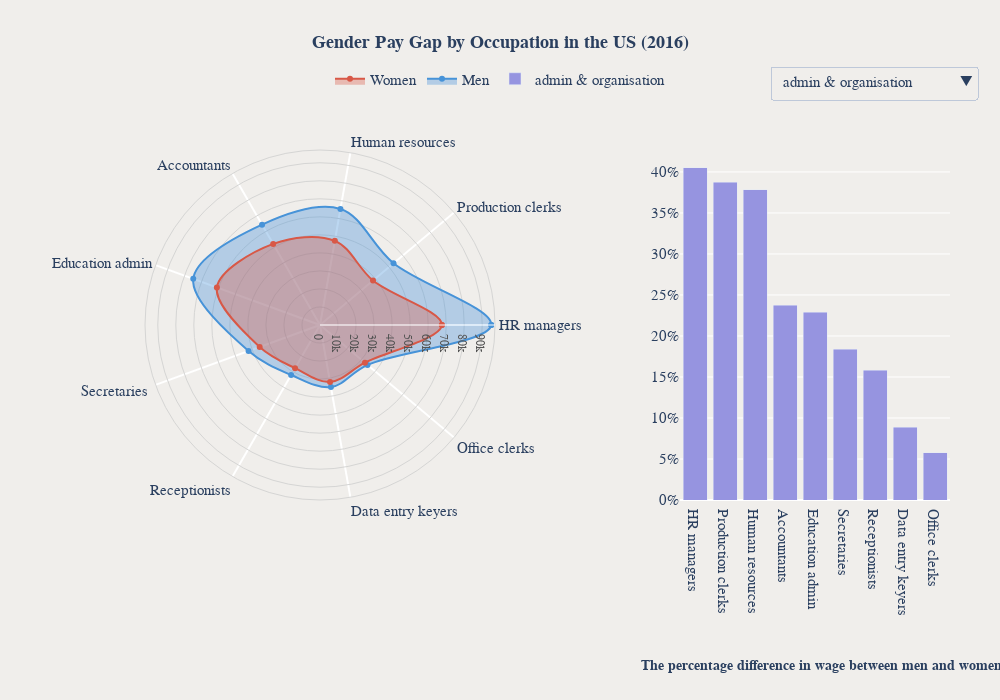

Notebook cell for this chart:
### Code cell
import pandas as pd
import plotly.graph_objs as go
from plotly.subplots import make_subplots

label = None
k=0

data = pd.read_excel("../../data/cleaned/Gender_Pay_Gap.xlsx", sheet_name="US short version")

Category = data['Category'].unique()[:8]

data_sub = data[~(data['Occupation'].str.lower() == data['Category'].str.lower())]
data_sub = data_sub.drop(data_sub.index[-1])

def Figure(label, k):
    fig = make_subplots(rows=1, cols=2, specs=[[{'type': 'polar'}, {'type': 'bar'}]],
                        column_widths=[0.2, 0.1])

    buttons = []
    for i in range(len(Category)):
        visible_indicator = False
        if i == k:
            visible_indicator = True

        occupation = data_sub[data_sub['Category'] == Category[i]]['Occupation'].values
        pay_gap_percent = data_sub[data_sub['Category'] == Category[i]]['Pay gap as a percentage'].values
        avg_salary_women = data_sub[data_sub['Category'] == Category[i]]['Women average annual salary ($)'].values
        avg_salary_men = data_sub[data_sub['Category'] == Category[i]]['Men average annual salary ($)'].values
        fig.add_trace(
            go.Bar(
                x=occupation, y=pay_gap_percent, name=Category[i], visible=visible_indicator, base='stack',marker=dict(color='#9694e0') 
            ),
            row=1, col=2
        )
        fig.add_trace(
            go.Scatterpolar(
                r=avg_salary_men.tolist()+[avg_salary_men.tolist()[0]], theta=occupation.tolist()+[occupation.tolist()[0]], visible=visible_indicator, fill='toself', fillcolor='rgba(70, 145, 216, 0.36)', line=dict(color='#4793d8', shape='spline'), name='Men'
            ),
            row=1, col=1
        )
        fig.add_trace(
            go.Scatterpolar(
                r=avg_salary_women.tolist()+[avg_salary_women.tolist()[0]], theta=occupation.tolist()+[occupation.tolist()[0]], visible=visible_indicator, fill='toself', fillcolor='rgba(217, 91, 74, 0.36)', line=dict(color='#d85847', shape='spline'), name='Women'
            ),
            row=1, col=1
        )
        
        if (label in occupation.tolist()) and (i==k):
            fig.add_trace(
                go.Scatterpolar(
                    r=[avg_salary_men[occupation.tolist().index(label)]], theta=[label], visible=visible_indicator, fill='toself', fillcolor='rgba(70, 145, 216, 0.36)', 
                    name='Men', marker=dict(size=30, color='rgba(70, 145, 216, 0.16)'), line=dict(color='#4793d8', width=10, shape='spline'), showlegend=False
                ),
                row=1, col=1
            )
            fig.add_trace(
                go.Scatterpolar(
                    r=[avg_salary_women[occupation.tolist().index(label)]], theta=[label], visible=visible_indicator, fill='toself', fillcolor='rgba(70, 145, 216, 0.36)', 
                    name='Women', marker=dict(size=30, color='rgba(217, 91, 74, 0.16)'), line=dict(color='#4793d8', width=10, shape='spline'), showlegend=False
                ),
                row=1, col=1
            )
            fig.add_trace(
                go.Bar(
                    x=[label], y=[pay_gap_percent[occupation.tolist().index(label)]], name=Category[i], visible=visible_indicator, base='stack', marker=dict(color='rgba(250, 0, 0, 0.3)'), showlegend=False
                ),
                row=1, col=2
            )
        else:
            fig.add_trace(
                go.Scatterpolar(
                    r=[np.nan], theta=[np.nan], visible=visible_indicator, fill='toself', fillcolor='rgba(70, 145, 216, 0.36)', 
                    name='Men', marker=dict(size=30, color='rgba(70, 145, 216, 0.16)'), line=dict(color='#4793d8', width=10, shape='spline'), showlegend=False
                ),
                row=1, col=1
            )
            fig.add_trace(
                go.Scatterpolar(
                    r=[np.nan], theta=[np.nan], visible=visible_indicator, fill='toself', fillcolor='rgba(70, 145, 216, 0.36)', 
                    name='Women', marker=dict(size=30, color='rgba(217, 91, 74, 0.16)'), line=dict(color='#4793d8', width=10, shape='spline'), showlegend=False
                ),
                row=1, col=1
            )
            fig.add_trace(
                go.Bar(
                    x=[np.nan], y=[np.nan], name=Category[i], visible=visible_indicator, base='stack', marker=dict(color='rgba(250, 0, 0, 0.3)'), showlegend=False
                ),
                row=1, col=2
            )

        buttons_dict = dict()
        buttons_dict['label'] = Category[i]
        buttons_dict['method'] = "update"
        visible = [False] * len(Category) * 6
        # visible[i] = True
        visible[(i + 1) * 6 - 6] = True
        visible[(i + 1) * 6 - 5] = True
        visible[(i + 1) * 6 - 4] = True
        visible[(i + 1) * 6 - 3] = True
        visible[(i + 1) * 6 - 2] = True
        visible[(i + 1) * 6 - 1] = True
        buttons_dict['args'] = [{'visible': visible}]
        buttons.append(buttons_dict)
    
    fig.update_layout(

        yaxis=dict(
        tickformat='.0%'),
        barmode='stack',
        updatemenus=[
            dict(
                direction="down",
                pad={"r": 10, "t": 10},  # PADDING
                x=0.8,  # POSITION
                y=1.27,
                xanchor="left",  # ANCHOR POINT
                yanchor="top",
                buttons=buttons,
                active=k
            )
        ],
        autosize=False,
        paper_bgcolor='#f0eeeb',
        plot_bgcolor='#f0eeeb',
        polar=dict(bgcolor='#f0eeeb',
                   radialaxis=dict(gridcolor='#d5d5d4', ticks='', #range=[0, 130000],
                                   tickfont=dict(color='#545454', size=12)),
                   angularaxis=dict(linecolor='#d5d5d4', gridwidth=2, tickcolor='#ffffff'),
                   ),
                   
        title={
            'text': '<b>' + "Gender Pay Gap by Occupation in the US (2016)" + '</b>',
            'x': 0.5,  # Set x position to center
            'y': 0.95,  # Set y position to top
            'xanchor': 'center',  # Set x anchor to center
            'yanchor': 'top',  # Set y anchor to top
            'font': {'size': 18}  # Set font size and bold property
        },
        annotations=[dict(text='<b>' +"The percentage difference in wage between men and women"+'<b>' , x=1.06, y=-0.5, font_size=14, showarrow=False, xref="paper", yref="paper", align="center")],



        
        font=dict(
            family="Arial",
            size=15,
        ),
        legend=dict(
            orientation="h",
            yanchor="top",
            y=1.25,
            xanchor="center",
            x=0.5
        ),
        margin={"t": 150, "b": 200, 'r': 50, 'l': 50},
        height=700,
        width=1000,
        
        )
    
    return fig

fig = Figure(None, 0)
#fig.write_html('demo.html')
fig.show()

### Figure 1 — Plotly figure (JSON) as saved in the notebook; plotly's stock layout.template omitted (floating-point values rounded to 4 significant figures)
{"data": [{"base": "stack", "marker": {"color": "#9694e0"}, "name": "admin & organisation", "type": "bar", "visible": true, "x": ["HR managers", "Production clerks", "Human resources", "Accountants", "Education admin", "Secretaries ", "Receptionists", "Data entry keyers", "Office clerks"], "xaxis": "x", "y": [0.4054, 0.3875, 0.3783, 0.2372, 0.2289, 0.1839, 0.1579, 0.089, 0.05751], "yaxis": "y"}, {"fill": "toself", "fillcolor": "rgba(70, 145, 216, 0.36)", "line": {"color": "#4793d8", "shape": "spline"}, "name": "Men", "r": [95004, 53248, 65364, 64272, 74828, 42172, 32032, 34996, 34424, 95004], "subplot": "polar", "theta": ["HR managers", "Production clerks", "Human resources", "Accountants", "Education admin", "Secretaries ", "Receptionists", "Data entry keyers", "Office clerks", "HR managers"], "type": "scatterpolar", "visible": true}, {"fill": "toself", "fillcolor": "rgba(217, 91, 74, 0.36)", "line": {"color": "#d85847", "shape": "spline"}, "name": "Women", "r": [67600, 38376, 47424, 51948, 60892, 35620, 27664, 32136, 32552, 67600], "subplot": "polar", "theta": ["HR managers", "Production clerks", "Human resources", "Accountants", "Education admin", "Secretaries ", "Receptionists", "Data entry keyers", "Office clerks", "HR managers"], "type": "scatterpolar", "visible": true}, {"fill": "toself", "fillcolor": "rgba(70, 145, 216, 0.36)", "line": {"color": "#4793d8", "shape": "spline", "width": 10}, "marker": {"color": "rgba(70, 145, 216, 0.16)", "size": 30}, "name": "Men", "r": [null], "showlegend": false, "subplot": "polar", "theta": [null], "type": "scatterpolar", "visible": true}, {"fill": "toself", "fillcolor": "rgba(70, 145, 216, 0.36)", "line": {"color": "#4793d8", "shape": "spline", "width": 10}, "marker": {"color": "rgba(217, 91, 74, 0.16)", "size": 30}, "name": "Women", "r": [null], "showlegend": false, "subplot": "polar", "theta": [null], "type": "scatterpolar", "visible": true}, {"base": "stack", "marker": {"color": "rgba(250, 0, 0, 0.3)"}, "name": "admin & organisation", "showlegend": false, "type": "bar", "visible": true, "x": [null], "xaxis": "x", "y": [null], "yaxis": "y"}, {"base": "stack", "marker": {"color": "#9694e0"}, "name": "care & education", "type": "bar", "visible": false, "x": ["Doctors & surgeons", "Teacher assistants", "Social services", "Healthcare support", "Nursing", "Physical therapists", "Secondary school ", "Emergency medical", "Special education ", "Social workers"], "xaxis": "x", "y": [0.6067, 0.1741, 0.1677, 0.1382, 0.133, 0.1308, 0.126, 0.1157, 0.0922, 0.06317], "yaxis": "y"}, {"fill": "toself", "fillcolor": "rgba(70, 145, 216, 0.36)", "line": {"color": "#4793d8", "shape": "spline"}, "name": "Men", "r": [104104, 30160, 59384, 29120, 27456, 76856, 57616, 41132, 56056, 46384, 104104], "subplot": "polar", "theta": ["Doctors & surgeons", "Teacher assistants", "Social services", "Healthcare support", "Nursing", "Physical therapists", "Secondary school ", "Emergency medical", "Special education ", "Social workers", "Doctors & surgeons"], "type": "scatterpolar", "visible": false}, {"fill": "toself", "fillcolor": "rgba(217, 91, 74, 0.36)", "line": {"color": "#d85847", "shape": "spline"}, "name": "Women", "r": [64792, 25688, 50856, 25584, 24232, 67964, 51168, 36868, 51324, 43628, 64792], "subplot": "polar", "theta": ["Doctors & surgeons", "Teacher assistants", "Social services", "Healthcare support", "Nursing", "Physical therapists", "Secondary school ", "Emergency medical", "Special education ", "Social workers", "Doctors & surgeons"], "type": "scatterpolar", "visible": false}, {"fill": "toself", "fillcolor": "rgba(70, 145, 216, 0.36)", "line": {"color": "#4793d8", "shape": "spline", "width": 10}, "marker": {"color": "rgba(70, 145, 216, 0.16)", "size": 30}, "name": "Men", "r": [null], "showlegend": false, "subplot": "polar", "theta": [null], "type": "scatterpolar", "visible": false}, {"fill": "toself", "fillcolor": "rgba(70, 145, 216, 0.36)", "line": {"color": "#4793d8", "shape": "spline", "width": 10}, "marker": {"color": "rgba(217, 91, 74, 0.16)", "size": 30}, "name": "Women", "r": [null], "showlegend": false, "subplot": "polar", "theta": [null], "type": "scatterpolar", "visible": false}, {"base": "stack", "marker": {"color": "rgba(250, 0, 0, 0.3)"}, "name": "care & education", "showlegend": false, "type": "bar", "visible": false, "x": [null], "xaxis": "x", "y": [null], "yaxis": "y"}, {"base": "stack", "marker": {"color": "#9694e0"}, "name": "creative & media", "type": "bar", "visible": false, "x": ["Web developers", "Designers", "Arts & media"], "xaxis": "x", "y": [0.2601, 0.2562, 0.177], "yaxis": "y"}, {"fill": "toself", "fillcolor": "rgba(70, 145, 216, 0.36)", "line": {"color": "#4793d8", "shape": "spline"}, "name": "Men", "r": [64740, 53040, 53248, 64740], "subplot": "polar", "theta": ["Web developers", "Designers", "Arts & media", "Web developers"], "type": "scatterpolar", "visible": false}, {"fill": "toself", "fillcolor": "rgba(217, 91, 74, 0.36)", "line": {"color": "#d85847", "shape": "spline"}, "name": "Women", "r": [51376, 42224, 45240, 51376], "subplot": "polar", "theta": ["Web developers", "Designers", "Arts & media", "Web developers"], "type": "scatterpolar", "visible": false}, {"fill": "toself", "fillcolor": "rgba(70, 145, 216, 0.36)", "line": {"color": "#4793d8", "shape": "spline", "width": 10}, "marker": {"color": "rgba(70, 145, 216, 0.16)", "size": 30}, "name": "Men", "r": [null], "showlegend": false, "subplot": "polar", "theta": [null], "type": "scatterpolar", "visible": false}, {"fill": "toself", "fillcolor": "rgba(70, 145, 216, 0.36)", "line": {"color": "#4793d8", "shape": "spline", "width": 10}, "marker": {"color": "rgba(217, 91, 74, 0.16)", "size": 30}, "name": "Women", "r": [null], "showlegend": false, "subplot": "polar", "theta": [null], "type": "scatterpolar", "visible": false}, {"base": "stack", "marker": {"color": "rgba(250, 0, 0, 0.3)"}, "name": "creative & media", "showlegend": false, "type": "bar", "visible": false, "x": [null], "xaxis": "x", "y": [null], "yaxis": "y"}, {"base": "stack", "marker": {"color": "#9694e0"}, "name": "law & justice", "type": "bar", "visible": false, "x": ["Legal occupations", "Protective services", "Police officers", "Lawyers", "Security", "Bailiffs & jailers", "Traffic clerks"], "xaxis": "x", "y": [0.7632, 0.436, 0.4038, 0.2044, 0.1459, 0.09898, 0.04688], "yaxis": "y"}, {"fill": "toself", "fillcolor": "rgba(70, 145, 216, 0.36)", "line": {"color": "#4793d8", "shape": "spline"}, "name": "Men", "r": [91780, 46072, 54236, 99580, 30628, 39260, 31356, 91780], "subplot": "polar", "theta": ["Legal occupations", "Protective services", "Police officers", "Lawyers", "Security", "Bailiffs & jailers", "Traffic clerks", "Legal occupations"], "type": "scatterpolar", "visible": false}, {"fill": "toself", "fillcolor": "rgba(217, 91, 74, 0.36)", "line": {"color": "#d85847", "shape": "spline"}, "name": "Women", "r": [52052, 32084, 38636, 82680, 26728, 35724, 29952, 52052], "subplot": "polar", "theta": ["Legal occupations", "Protective services", "Police officers", "Lawyers", "Security", "Bailiffs & jailers", "Traffic clerks", "Legal occupations"], "type": "scatterpolar", "visible": false}, {"fill": "toself", "fillcolor": "rgba(70, 145, 216, 0.36)", "line": {"color": "#4793d8", "shape": "spline", "width": 10}, "marker": {"color": "rgba(70, 145, 216, 0.16)", "size": 30}, "name": "Men", "r": [null], "showlegend": false, "subplot": "polar", "theta": [null], "type": "scatterpolar", "visible": false}, {"fill": "toself", "fillcolor": "rgba(70, 145, 216, 0.36)", "line": {"color": "#4793d8", "shape": "spline", "width": 10}, "marker": {"color": "rgba(217, 91, 74, 0.16)", "size": 30}, "name": "Women", "r": [null], "showlegend": false, "subplot": "polar", "theta": [null], "type": "scatterpolar", "visible": false}, {"base": "stack", "marker": {"color": "rgba(250, 0, 0, 0.3)"}, "name": "law & justice", "showlegend": false, "type": "bar", "visible": false, "x": [null], "xaxis": "x", "y": [null], "yaxis": "y"}, {"base": "stack", "marker": {"color": "#9694e0"}, "name": "manual work", "type": "bar", "visible": false, "x": ["Construction", "Production workers", "Metal workers", "Grounds maintenance", "Fishing", "Farmers", "Electrical workers", "Packers ", "Laborers", "Construction"], "xaxis": "x", "y": [0.501, 0.374, 0.2661, 0.2518, 0.2187, 0.1843, 0.1818, 0.162, 0.1471, 0.09551], "yaxis": "y"}, {"fill": "toself", "fillcolor": "rgba(70, 145, 216, 0.36)", "line": {"color": "#4793d8", "shape": "spline"}, "name": "Men", "r": [39728, 35152, 33644, 26884, 23764, 22724, 31096, 23868, 28392, 39364, 39728], "subplot": "polar", "theta": ["Construction", "Production workers", "Metal workers", "Grounds maintenance", "Fishing", "Farmers", "Electrical workers", "Packers ", "Laborers", "Construction", "Construction"], "type": "scatterpolar", "visible": false}, {"fill": "toself", "fillcolor": "rgba(217, 91, 74, 0.36)", "line": {"color": "#d85847", "shape": "spline"}, "name": "Women", "r": [26468, 25584, 26572, 21476, 19500, 19188, 26312, 20540, 24752, 35932, 26468], "subplot": "polar", "theta": ["Construction", "Production workers", "Metal workers", "Grounds maintenance", "Fishing", "Farmers", "Electrical workers", "Packers ", "Laborers", "Construction", "Construction"], "type": "scatterpolar", "visible": false}, {"fill": "toself", "fillcolor": "rgba(70, 145, 216, 0.36)", "line": {"color": "#4793d8", "shape": "spline", "width": 10}, "marker": {"color": "rgba(70, 145, 216, 0.16)", "size": 30}, "name": "Men", "r": [null], "showlegend": false, "subplot": "polar", "theta": [null], "type": "scatterpolar", "visible": false}, {"fill": "toself", "fillcolor": "rgba(70, 145, 216, 0.36)", "line": {"color": "#4793d8", "shape": "spline", "width": 10}, "marker": {"color": "rgba(217, 91, 74, 0.16)", "size": 30}, "name": "Women", "r": [null], "showlegend": false, "subplot": "polar", "theta": [null], "type": "scatterpolar", "visible": false}, {"base": "stack", "marker": {"color": "rgba(250, 0, 0, 0.3)"}, "name": "manual work", "showlegend": false, "type": "bar", "visible": false, "x": [null], "xaxis": "x", "y": [null], "yaxis": "y"}, {"base": "stack", "marker": {"color": "#9694e0"}, "name": "sales & serving others", "type": "bar", "visible": false, "x": ["Bartenders", "Recreation & fitness", "Real estate", "Drivers", "Insurance sales ", "Clergy", "Janitors", "Waiters & waitresses", "Chefs & head cooks", "Cashiers", "Bus drivers", "Food service"], "xaxis": "x", "y": [0.3813, 0.3743, 0.365, 0.356, 0.3553, 0.3198, 0.3012, 0.2072, 0.1318, 0.0646, 0.05842, 0.02949], "yaxis": "y"}, {"fill": "toself", "fillcolor": "rgba(70, 145, 216, 0.36)", "line": {"color": "#4793d8", "shape": "spline"}, "name": "Men", "r": [32968, 37232, 51532, 38428, 49192, 52364, 28080, 26052, 31252, 21424, 32032, 19968, 32968], "subplot": "polar", "theta": ["Bartenders", "Recreation & fitness", "Real estate", "Drivers", "Insurance sales ", "Clergy", "Janitors", "Waiters & waitresses", "Chefs & head cooks", "Cashiers", "Bus drivers", "Food service", "Bartenders"], "type": "scatterpolar", "visible": false}, {"fill": "toself", "fillcolor": "rgba(217, 91, 74, 0.36)", "line": {"color": "#d85847", "shape": "spline"}, "name": "Women", "r": [23868, 27092, 37752, 28340, 36296, 39676, 21580, 21580, 27612, 20124, 30264, 19396, 23868], "subplot": "polar", "theta": ["Bartenders", "Recreation & fitness", "Real estate", "Drivers", "Insurance sales ", "Clergy", "Janitors", "Waiters & waitresses", "Chefs & head cooks", "Cashiers", "Bus drivers", "Food service", "Bartenders"], "type": "scatterpolar", "visible": false}, {"fill": "toself", "fillcolor": "rgba(70, 145, 216, 0.36)", "line": {"color": "#4793d8", "shape": "spline", "width": 10}, "marker": {"color": "rgba(70, 145, 216, 0.16)", "size": 30}, "name": "Men", "r": [null], "showlegend": false, "subplot": "polar", "theta": [null], "type": "scatterpolar", "visible": false}, {"fill": "toself", "fillcolor": "rgba(70, 145, 216, 0.36)", "line": {"color": "#4793d8", "shape": "spline", "width": 10}, "marker": {"color": "rgba(217, 91, 74, 0.16)", "size": 30}, "name": "Women", "r": [null], "showlegend": false, "subplot": "polar", "theta": [null], "type": "scatterpolar", "visible": false}, {"base": "stack", "marker": {"color": "rgba(250, 0, 0, 0.3)"}, "name": "sales & serving others", "showlegend": false, "type": "bar", "visible": false, "x": [null], "xaxis": "x", "y": [null], "yaxis": "y"}, {"base": "stack", "marker": {"color": "#9694e0"}, "name": "science, tech & engineering", "type": "bar", "visible": false, "x": ["Inspectors & testers", "Production ", "Engineering", "Medical scientists", "IT support", "Physical scientists", "Architecture ", "Social science", "Programmers", "Civil engineers", "Lab techs", "Health technicians"], "xaxis": "x", "y": [0.4187, 0.4163, 0.358, 0.2699, 0.2533, 0.2258, 0.2202, 0.1742, 0.1548, 0.1027, 0.07335, 0], "yaxis": "y"}, {"fill": "toself", "fillcolor": "rgba(70, 145, 216, 0.36)", "line": {"color": "#4793d8", "shape": "spline"}, "name": "Men", "r": [42640, 36972, 55432, 75348, 54548, 80444, 73476, 64844, 75244, 73112, 45656, 32136, 42640], "subplot": "polar", "theta": ["Inspectors & testers", "Production ", "Engineering", "Medical scientists", "IT support", "Physical scientists", "Architecture ", "Social science", "Programmers", "Civil engineers", "Lab techs", "Health technicians", "Inspectors & testers"], "type": "scatterpolar", "visible": false}, {"fill": "toself", "fillcolor": "rgba(217, 91, 74, 0.36)", "line": {"color": "#d85847", "shape": "spline"}, "name": "Women", "r": [30056, 26104, 40820, 59332, 43524, 65624, 60216, 55224, 65156, 66300, 42536, 32136, 30056], "subplot": "polar", "theta": ["Inspectors & testers", "Production ", "Engineering", "Medical scientists", "IT support", "Physical scientists", "Architecture ", "Social science", "Programmers", "Civil engineers", "Lab techs", "Health technicians", "Inspectors & testers"], "type": "scatterpolar", "visible": false}, {"fill": "toself", "fillcolor": "rgba(70, 145, 216, 0.36)", "line": {"color": "#4793d8", "shape": "spline", "width": 10}, "marker": {"color": "rgba(70, 145, 216, 0.16)", "size": 30}, "name": "Men", "r": [null], "showlegend": false, "subplot": "polar", "theta": [null], "type": "scatterpolar", "visible": false}, {"fill": "toself", "fillcolor": "rgba(70, 145, 216, 0.36)", "line": {"color": "#4793d8", "shape": "spline", "width": 10}, "marker": {"color": "rgba(217, 91, 74, 0.16)", "size": 30}, "name": "Women", "r": [null], "showlegend": false, "subplot": "polar", "theta": [null], "type": "scatterpolar", "visible": false}, {"base": "stack", "marker": {"color": "rgba(250, 0, 0, 0.3)"}, "name": "science, tech & engineering", "showlegend": false, "type": "bar", "visible": false, "x": [null], "xaxis": "x", "y": [null], "yaxis": "y"}, {"base": "stack", "marker": {"color": "#9694e0"}, "name": "senior managers & execs", "type": "bar", "visible": false, "x": ["Financial advisors", "Financial managers", "Chief executives", "Management analysts", "Financial operations", "Business operations", "Management", "Financial analysts", "Office supervisor"], "xaxis": "x", "y": [0.6305, 0.4827, 0.4288, 0.3438, 0.3409, 0.3019, 0.2902, 0.2198, 0.2045], "yaxis": "y"}, {"fill": "toself", "fillcolor": "rgba(70, 145, 216, 0.36)", "line": {"color": "#4793d8", "shape": "spline"}, "name": "Men", "r": [85124, 86892, 116792, 86580, 73632, 63908, 75608, 77636, 47788, 85124], "subplot": "polar", "theta": ["Financial advisors", "Financial managers", "Chief executives", "Management analysts", "Financial operations", "Business operations", "Management", "Financial analysts", "Office supervisor", "Financial advisors"], "type": "scatterpolar", "visible": false}, {"fill": "toself", "fillcolor": "rgba(217, 91, 74, 0.36)", "line": {"color": "#d85847", "shape": "spline"}, "name": "Women", "r": [52208, 58604, 81744, 64428, 54912, 49088, 58604, 63648, 39676, 52208], "subplot": "polar", "theta": ["Financial advisors", "Financial managers", "Chief executives", "Management analysts", "Financial operations", "Business operations", "Management", "Financial analysts", "Office supervisor", "Financial advisors"], "type": "scatterpolar", "visible": false}, {"fill": "toself", "fillcolor": "rgba(70, 145, 216, 0.36)", "line": {"color": "#4793d8", "shape": "spline", "width": 10}, "marker": {"color": "rgba(70, 145, 216, 0.16)", "size": 30}, "name": "Men", "r": [null], "showlegend": false, "subplot": "polar", "theta": [null], "type": "scatterpolar", "visible": false}, {"fill": "toself", "fillcolor": "rgba(70, 145, 216, 0.36)", "line": {"color": "#4793d8", "shape": "spline", "width": 10}, "marker": {"color": "rgba(217, 91, 74, 0.16)", "size": 30}, "name": "Women", "r": [null], "showlegend": false, "subplot": "polar", "theta": [null], "type": "scatterpolar", "visible": false}, {"base": "stack", "marker": {"color": "rgba(250, 0, 0, 0.3)"}, "name": "senior managers & execs", "showlegend": false, "type": "bar", "visible": false, "x": [null], "xaxis": "x", "y": [null], "yaxis": "y"}], "layout": {"annotations": [{"align": "center", "font": {"size": 14}, "showarrow": false, "text": "<b>The percentage difference in wage between men and women<b>", "x": 1.06, "xref": "paper", "y": -0.5, "yref": "paper"}], "autosize": false, "barmode": "stack", "font": {"family": "Arial", "size": 15}, "height": 700, "legend": {"orientation": "h", "x": 0.5, "xanchor": "center", "y": 1.25, "yanchor": "top"}, "margin": {"b": 200, "l": 50, "r": 50, "t": 150}, "paper_bgcolor": "#f0eeeb", "plot_bgcolor": "#f0eeeb", "polar": {"angularaxis": {"gridwidth": 2, "linecolor": "#d5d5d4", "tickcolor": "#ffffff"}, "bgcolor": "#f0eeeb", "domain": {"x": [0, 0.6], "y": [0, 1]}, "radialaxis": {"gridcolor": "#d5d5d4", "tickfont": {"color": "#545454", "size": 12}, "ticks": ""}}, "title": {"font": {"size": 18}, "text": "<b>Gender Pay Gap by Occupation in the US (2016)</b>", "x": 0.5, "xanchor": "center", "y": 0.95, "yanchor": "top"}, "updatemenus": [{"active": 0, "buttons": [{"args": [{"visible": [true, true, true, true, true, true, false, false, false, false, false, false, false, false, false, false, false, false, false, false, false, false, false, false, false, false, false, false, false, false, false, false, false, false, false, false, false, false, false, false, false, false, false, false, false, false, false, false]}], "label": "admin & organisation", "method": "update"}, {"args": [{"visible": [false, false, false, false, false, false, true, true, true, true, true, true, false, false, false, false, false, false, false, false, false, false, false, false, false, false, false, false, false, false, false, false, false, false, false, false, false, false, false, false, false, false, false, false, false, false, false, false]}], "label": "care & education", "method": "update"}, {"args": [{"visible": [false, false, false, false, false, false, false, false, false, false, false, false, true, true, true, true, true, true, false, false, false, false, false, false, false, false, false, false, false, false, false, false, false, false, false, false, false, false, false, false, false, false, false, false, false, false, false, false]}], "label": "creative & media", "method": "update"}, {"args": [{"visible": [false, false, false, false, false, false, false, false, false, false, false, false, false, false, false, false, false, false, true, true, true, true, true, true, false, false, false, false, false, false, false, false, false, false, false, false, false, false, false, false, false, false, false, false, false, false, false, false]}], "label": "law & justice", "method": "update"}, {"args": [{"visible": [false, false, false, false, false, false, false, false, false, false, false, false, false, false, false, false, false, false, false, false, false, false, false, false, true, true, true, true, true, true, false, false, false, false, false, false, false, false, false, false, false, false, false, false, false, false, false, false]}], "label": "manual work", "method": "update"}, {"args": [{"visible": [false, false, false, false, false, false, false, false, false, false, false, false, false, false, false, false, false, false, false, false, false, false, false, false, false, false, false, false, false, false, true, true, true, true, true, true, false, false, false, false, false, false, false, false, false, false, false, false]}], "label": "sales & serving others", "method": "update"}, {"args": [{"visible": [false, false, false, false, false, false, false, false, false, false, false, false, false, false, false, false, false, false, false, false, false, false, false, false, false, false, false, false, false, false, false, false, false, false, false, false, true, true, true, true, true, true, false, false, false, false, false, false]}], "label": "science, tech & engineering", "method": "update"}, {"args": [{"visible": [false, false, false, false, false, false, false, false, false, false, false, false, false, false, false, false, false, false, false, false, false, false, false, false, false, false, false, false, false, false, false, false, false, false, false, false, false, false, false, false, false, false, true, true, true, true, true, true]}], "label": "senior managers & execs", "method": "update"}], "direction": "down", "pad": {"r": 10, "t": 10}, "x": 0.8, "xanchor": "left", "y": 1.27, "yanchor": "top"}], "width": 1000, "xaxis": {"anchor": "y", "domain": [0.7, 1]}, "yaxis": {"anchor": "x", "domain": [0, 1], "tickformat": ".0%"}}}
